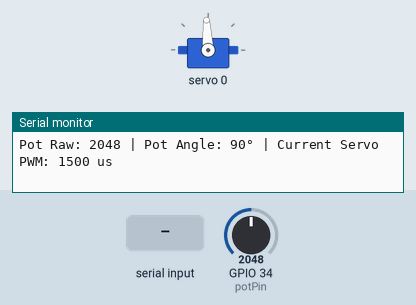
A sketch run on a simulated ESP32. Parts: servo, the last lines printed to the serial monitor. The test bench sets the inputs (shaded band); at power-on: GPIO 34 (potPin) = 2048.

Above: at 1.2 s.
1.3 s: "90,45\n" received over Serial
At 2.5 s:
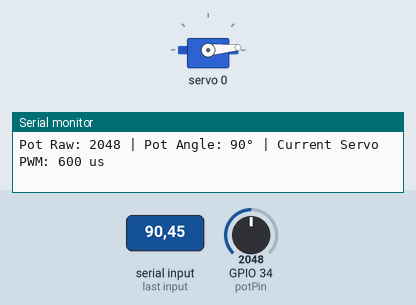
Timing chart, 0 to 4.3 s (numbered marks = the images above; inputs shaded):
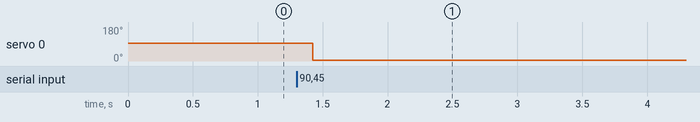

Measured:
- after the input at 1.3 s, servo 0: 93° → 5° after 0.12 s

The sketch:

sketch_oct10a.ino
```cpp
#include <Wire.h>
#include <Adafruit_PWMServoDriver.h>

// Called this object, default address 0x40
Adafruit_PWMServoDriver pwm = Adafruit_PWMServoDriver();

// Servo configuration for MG996R
#define US_MIN    600   // Safe minimum pulse width in microseconds (~0 degrees)
#define US_MAX    2400  // Safe maximum pulse width in microseconds (~180 degrees)
#define SERVO_FREQ 50   // Analog servos run at ~50 Hz updates

// Potentiometer pin on ESP32
const int potPin = 34;

// Current pulse width in microseconds
int currentPulse = 1500; // Start at neutral (approx 90 degrees)

void setup() {
  Serial.begin(115200);
  while (!Serial);

  Serial.println("--- MG996R Servo PWM Serial Control ---");
  Serial.println("Type any pulse width value in microseconds (e.g., 1000, 1500, 2000) and press Enter:");

  pwm.begin();
  pwm.setOscillatorFrequency(27000000);
  pwm.setPWMFreq(SERVO_FREQ);

  // Configure ADC for ESP32
  pinMode(potPin, INPUT);
  analogSetAttenuation(ADC_11db); // Full range: 0 - 3.3V

  delay(10);
}

void loop() {
  // 1. Read potentiometer value for telemetry
  int potValue = analogRead(potPin);
  int potMapped = map(potValue, 0, 4095, 0, 180);

  // 2. Handle direct PWM input from Serial Monitor
  if (Serial.available() > 0) {
    String input = Serial.readStringUntil('\n');
    input.trim();

    if (input.length() > 0) {
      int targetPulse = input.toInt();

      // Validate that the input is a valid number
      if (targetPulse > 0) {
        // Constrain within safe MG996R hardware limits to prevent stalling/damage
        currentPulse = constrain(targetPulse, US_MIN, US_MAX);

        Serial.print("-> PWM Set to: ");
        Serial.print(currentPulse);
        Serial.println(" us");
      } else {
        Serial.println("Invalid input. Enter a number between 600 and 2400.");
      }
    }
  }

  // 3. Write pulse width to the PCA9685 (Channel 0)
  pwm.writeMicroseconds(0, currentPulse);

  // 4. Print telemetry for reference
  Serial.print("Pot Raw: ");
  Serial.print(potValue);
  Serial.print(" | Pot Angle: ");
  Serial.print(potMapped);
  Serial.print("° | Current Servo PWM: ");
  Serial.print(currentPulse);
  Serial.println(" us");

  delay(200); // Small delay to keep the serial stream readable
}
```
